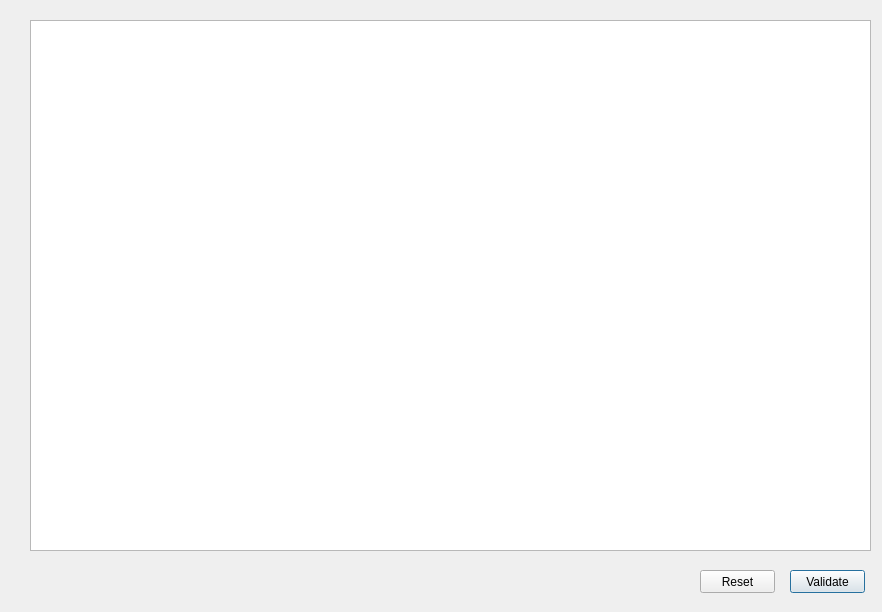
<?xml version="1.0" encoding="UTF-8"?>
<ui version="4.0">
 <class>Dialog</class>
 <widget class="QDialog" name="Dialog">
  <property name="geometry">
   <rect>
    <x>0</x>
    <y>0</y>
    <width>882</width>
    <height>612</height>
   </rect>
  </property>
  <property name="windowTitle">
   <string>Dialog</string>
  </property>
  <widget class="QTableWidget" name="tableWidget">
   <property name="geometry">
    <rect>
     <x>30</x>
     <y>20</y>
     <width>841</width>
     <height>531</height>
    </rect>
   </property>
  </widget>
  <widget class="QPushButton" name="validate">
   <property name="geometry">
    <rect>
     <x>790</x>
     <y>570</y>
     <width>75</width>
     <height>23</height>
    </rect>
   </property>
   <property name="text">
    <string>Validate</string>
   </property>
  </widget>
  <widget class="QPushButton" name="reset">
   <property name="geometry">
    <rect>
     <x>700</x>
     <y>570</y>
     <width>75</width>
     <height>23</height>
    </rect>
   </property>
   <property name="text">
    <string>Reset</string>
   </property>
  </widget>
 </widget>
 <resources/>
 <connections/>
</ui>
